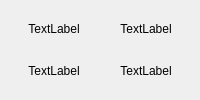
        <widget class="QWidget" name="tab_6">
         <property name="enabled">
          <bool>true</bool>
         </property>
         <property name="styleSheet">
          <string notr="true"/>
         </property>
         <attribute name="title">
          <string>Статистика</string>
         </attribute>
         <layout class="QGridLayout" name="gridLayout_7">
          <item row="0" column="0">
           <layout class="QGridLayout" name="gridLayout_8">
            <item row="0" column="0">
             <widget class="QLabel" name="label_11">
              <property name="text">
               <string>TextLabel</string>
              </property>
              <property name="alignment">
               <set>Qt::AlignCenter</set>
              </property>
             </widget>
            </item>
            <item row="0" column="1">
             <widget class="QLabel" name="label_12">
              <property name="text">
               <string>TextLabel</string>
              </property>
              <property name="alignment">
               <set>Qt::AlignCenter</set>
              </property>
             </widget>
            </item>
            <item row="1" column="0">
             <widget class="QLabel" name="label_13">
              <property name="text">
               <string>TextLabel</string>
              </property>
              <property name="alignment">
               <set>Qt::AlignCenter</set>
              </property>
             </widget>
            </item>
            <item row="1" column="1">
             <widget class="QLabel" name="label_14">
              <property name="text">
               <string>TextLabel</string>
              </property>
              <property name="alignment">
               <set>Qt::AlignCenter</set>
              </property>
             </widget>
            </item>
           </layout>
          </item>
         </layout>
        </widget>
